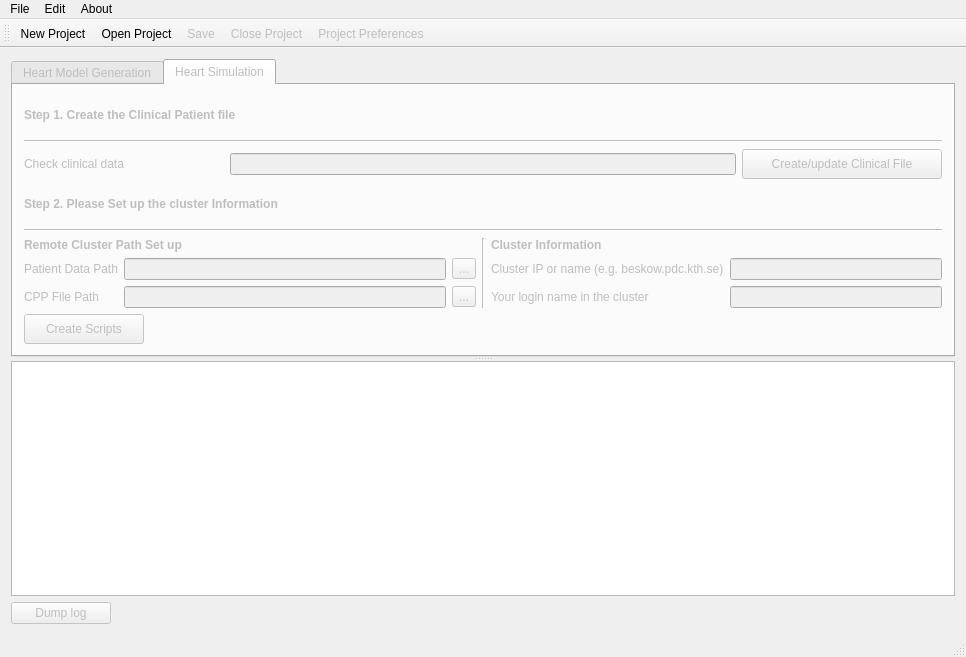
<?xml version="1.0" encoding="UTF-8"?>
<ui version="4.0">
 <class>MainWindow</class>
 <widget class="QMainWindow" name="MainWindow">
  <property name="geometry">
   <rect>
    <x>0</x>
    <y>0</y>
    <width>966</width>
    <height>657</height>
   </rect>
  </property>
  <property name="windowTitle">
   <string>Heart FEniCS simulation pipeline</string>
  </property>
  <widget class="QWidget" name="centralWidget">
   <layout class="QVBoxLayout" name="verticalLayout_3">
    <item>
     <widget class="QSplitter" name="splitter">
      <property name="orientation">
       <enum>Qt::Vertical</enum>
      </property>
      <widget class="QTabWidget" name="mainTabWidget">
       <property name="enabled">
        <bool>false</bool>
       </property>
       <property name="currentIndex">
        <number>1</number>
       </property>
       <widget class="QWidget" name="modelGenerationTab">
        <attribute name="title">
         <string>Heart Model Generation</string>
        </attribute>
        <layout class="QVBoxLayout" name="verticalLayout">
         <item>
          <layout class="QHBoxLayout" name="horizontalLayout">
           <item>
            <widget class="QLabel" name="label">
             <property name="enabled">
              <bool>false</bool>
             </property>
             <property name="minimumSize">
              <size>
               <width>200</width>
               <height>0</height>
              </size>
             </property>
             <property name="maximumSize">
              <size>
               <width>200</width>
               <height>16777215</height>
              </size>
             </property>
             <property name="text">
              <string>Heart Images Path - Voldicom file path</string>
             </property>
            </widget>
           </item>
           <item>
            <widget class="QLineEdit" name="heartImPath">
             <property name="enabled">
              <bool>false</bool>
             </property>
            </widget>
           </item>
           <item>
            <widget class="QToolButton" name="heartImPathToolButton">
             <property name="enabled">
              <bool>false</bool>
             </property>
             <property name="text">
              <string>...</string>
             </property>
            </widget>
           </item>
          </layout>
         </item>
         <item>
          <layout class="QHBoxLayout" name="horizontalLayout_2">
           <item>
            <widget class="QLabel" name="label_2">
             <property name="enabled">
              <bool>false</bool>
             </property>
             <property name="minimumSize">
              <size>
               <width>200</width>
               <height>0</height>
              </size>
             </property>
             <property name="maximumSize">
              <size>
               <width>200</width>
               <height>16777215</height>
              </size>
             </property>
             <property name="text">
              <string>Heart Model Output</string>
             </property>
            </widget>
           </item>
           <item>
            <widget class="QLineEdit" name="heartModelOut">
             <property name="enabled">
              <bool>false</bool>
             </property>
            </widget>
           </item>
           <item>
            <widget class="QToolButton" name="theartModelOutTolButton">
             <property name="enabled">
              <bool>false</bool>
             </property>
             <property name="text">
              <string>...</string>
             </property>
            </widget>
           </item>
          </layout>
         </item>
         <item>
          <widget class="Line" name="line">
           <property name="orientation">
            <enum>Qt::Horizontal</enum>
           </property>
          </widget>
         </item>
         <item>
          <layout class="QHBoxLayout" name="horizontalLayout_3">
           <item>
            <widget class="QLabel" name="label_3">
             <property name="enabled">
              <bool>false</bool>
             </property>
             <property name="minimumSize">
              <size>
               <width>200</width>
               <height>0</height>
              </size>
             </property>
             <property name="maximumSize">
              <size>
               <width>200</width>
               <height>16777215</height>
              </size>
             </property>
             <property name="text">
              <string>File input name prefix</string>
             </property>
            </widget>
           </item>
           <item>
            <widget class="QLineEdit" name="fileInputNamePrefix">
             <property name="enabled">
              <bool>false</bool>
             </property>
            </widget>
           </item>
           <item>
            <widget class="QToolButton" name="fileInputNamePrefixToolButton">
             <property name="enabled">
              <bool>false</bool>
             </property>
             <property name="text">
              <string>...</string>
             </property>
            </widget>
           </item>
          </layout>
         </item>
         <item>
          <layout class="QHBoxLayout" name="horizontalLayout_4">
           <item>
            <widget class="QLabel" name="label_4">
             <property name="enabled">
              <bool>false</bool>
             </property>
             <property name="minimumSize">
              <size>
               <width>200</width>
               <height>0</height>
              </size>
             </property>
             <property name="maximumSize">
              <size>
               <width>200</width>
               <height>16777215</height>
              </size>
             </property>
             <property name="text">
              <string>File output name prefix</string>
             </property>
            </widget>
           </item>
           <item>
            <widget class="QLineEdit" name="fileOtuNamePrefix">
             <property name="enabled">
              <bool>false</bool>
             </property>
            </widget>
           </item>
           <item>
            <widget class="QToolButton" name="fileOtuNamePrefixToolButton">
             <property name="enabled">
              <bool>false</bool>
             </property>
             <property name="text">
              <string>...</string>
             </property>
            </widget>
           </item>
          </layout>
         </item>
         <item>
          <layout class="QHBoxLayout" name="horizontalLayout_8">
           <item>
            <widget class="QPushButton" name="runButton">
             <property name="enabled">
              <bool>false</bool>
             </property>
             <property name="maximumSize">
              <size>
               <width>100</width>
               <height>30</height>
              </size>
             </property>
             <property name="text">
              <string>Run</string>
             </property>
            </widget>
           </item>
           <item>
            <widget class="QPushButton" name="summaryButton">
             <property name="enabled">
              <bool>false</bool>
             </property>
             <property name="maximumSize">
              <size>
               <width>100</width>
               <height>30</height>
              </size>
             </property>
             <property name="text">
              <string>Summary</string>
             </property>
            </widget>
           </item>
          </layout>
         </item>
        </layout>
       </widget>
       <widget class="QWidget" name="simulationTab">
        <attribute name="title">
         <string>Heart Simulation</string>
        </attribute>
        <layout class="QVBoxLayout" name="verticalLayout_5">
         <item>
          <widget class="QLabel" name="label_8">
           <property name="font">
            <font>
             <weight>75</weight>
             <bold>true</bold>
            </font>
           </property>
           <property name="text">
            <string>Step 1. Create the Clinical Patient file</string>
           </property>
          </widget>
         </item>
         <item>
          <widget class="Line" name="line_2">
           <property name="orientation">
            <enum>Qt::Horizontal</enum>
           </property>
          </widget>
         </item>
         <item>
          <layout class="QHBoxLayout" name="horizontalLayout_5">
           <item>
            <widget class="QLabel" name="label_5">
             <property name="minimumSize">
              <size>
               <width>200</width>
               <height>30</height>
              </size>
             </property>
             <property name="maximumSize">
              <size>
               <width>200</width>
               <height>30</height>
              </size>
             </property>
             <property name="text">
              <string>Check clinical data </string>
             </property>
             <property name="alignment">
              <set>Qt::AlignLeading|Qt::AlignLeft|Qt::AlignVCenter</set>
             </property>
            </widget>
           </item>
           <item>
            <widget class="QLineEdit" name="patientFilePathLineEdit">
             <property name="enabled">
              <bool>false</bool>
             </property>
             <property name="readOnly">
              <bool>true</bool>
             </property>
            </widget>
           </item>
           <item>
            <widget class="QPushButton" name="editFileButton">
             <property name="minimumSize">
              <size>
               <width>200</width>
               <height>30</height>
              </size>
             </property>
             <property name="maximumSize">
              <size>
               <width>200</width>
               <height>30</height>
              </size>
             </property>
             <property name="text">
              <string>Create/update Clinical File</string>
             </property>
            </widget>
           </item>
          </layout>
         </item>
         <item>
          <widget class="QLabel" name="label_9">
           <property name="font">
            <font>
             <weight>75</weight>
             <bold>true</bold>
            </font>
           </property>
           <property name="text">
            <string>Step 2. Please Set up the cluster Information </string>
           </property>
          </widget>
         </item>
         <item>
          <widget class="Line" name="line_3">
           <property name="orientation">
            <enum>Qt::Horizontal</enum>
           </property>
          </widget>
         </item>
         <item>
          <layout class="QHBoxLayout" name="horizontalLayout_6">
           <item>
            <layout class="QVBoxLayout" name="verticalLayout_4">
             <item>
              <widget class="QLabel" name="label_10">
               <property name="font">
                <font>
                 <weight>75</weight>
                 <bold>true</bold>
                </font>
               </property>
               <property name="text">
                <string>Remote Cluster Path Set up </string>
               </property>
              </widget>
             </item>
             <item>
              <layout class="QGridLayout" name="gridLayout">
               <item row="0" column="0">
                <widget class="QLabel" name="label_6">
                 <property name="maximumSize">
                  <size>
                   <width>200</width>
                   <height>30</height>
                  </size>
                 </property>
                 <property name="text">
                  <string>Patient Data Path</string>
                 </property>
                </widget>
               </item>
               <item row="0" column="1">
                <widget class="QLineEdit" name="remotePatientDataPath">
                 <property name="readOnly">
                  <bool>false</bool>
                 </property>
                </widget>
               </item>
               <item row="0" column="2">
                <widget class="QToolButton" name="remotePatientDatatoolButton">
                 <property name="enabled">
                  <bool>false</bool>
                 </property>
                 <property name="text">
                  <string>...</string>
                 </property>
                </widget>
               </item>
               <item row="1" column="0">
                <widget class="QLabel" name="label_7">
                 <property name="maximumSize">
                  <size>
                   <width>200</width>
                   <height>30</height>
                  </size>
                 </property>
                 <property name="text">
                  <string>CPP File Path</string>
                 </property>
                </widget>
               </item>
               <item row="1" column="1">
                <widget class="QLineEdit" name="remoteCPPFilePath">
                 <property name="readOnly">
                  <bool>false</bool>
                 </property>
                </widget>
               </item>
               <item row="1" column="2">
                <widget class="QToolButton" name="remoteCPPFiletoolButton">
                 <property name="enabled">
                  <bool>false</bool>
                 </property>
                 <property name="text">
                  <string>...</string>
                 </property>
                </widget>
               </item>
              </layout>
             </item>
            </layout>
           </item>
           <item>
            <widget class="Line" name="line_4">
             <property name="orientation">
              <enum>Qt::Vertical</enum>
             </property>
            </widget>
           </item>
           <item>
            <layout class="QVBoxLayout" name="verticalLayout_2">
             <item>
              <widget class="QLabel" name="label_13">
               <property name="font">
                <font>
                 <weight>75</weight>
                 <bold>true</bold>
                </font>
               </property>
               <property name="text">
                <string>Cluster Information</string>
               </property>
              </widget>
             </item>
             <item>
              <layout class="QGridLayout" name="gridLayout_2">
               <item row="0" column="0">
                <widget class="QLabel" name="label_11">
                 <property name="text">
                  <string>Cluster IP or name (e.g. beskow.pdc.kth.se)</string>
                 </property>
                </widget>
               </item>
               <item row="0" column="1">
                <widget class="QLineEdit" name="clusterIPlineEdit"/>
               </item>
               <item row="1" column="0">
                <widget class="QLabel" name="label_12">
                 <property name="text">
                  <string>Your login name in the cluster</string>
                 </property>
                </widget>
               </item>
               <item row="1" column="1">
                <widget class="QLineEdit" name="loginClusterlineEdit"/>
               </item>
              </layout>
             </item>
            </layout>
           </item>
          </layout>
         </item>
         <item>
          <widget class="QPushButton" name="createScriptsButton">
           <property name="maximumSize">
            <size>
             <width>120</width>
             <height>30</height>
            </size>
           </property>
           <property name="text">
            <string>Create Scripts</string>
           </property>
          </widget>
         </item>
        </layout>
       </widget>
      </widget>
      <widget class="QTextEdit" name="consoleTextEdit">
       <property name="enabled">
        <bool>true</bool>
       </property>
      </widget>
     </widget>
    </item>
    <item>
     <widget class="QPushButton" name="dumLogButton">
      <property name="enabled">
       <bool>false</bool>
      </property>
      <property name="maximumSize">
       <size>
        <width>100</width>
        <height>100</height>
       </size>
      </property>
      <property name="text">
       <string>Dump log</string>
      </property>
     </widget>
    </item>
   </layout>
  </widget>
  <widget class="QMenuBar" name="menuBar">
   <property name="geometry">
    <rect>
     <x>0</x>
     <y>0</y>
     <width>966</width>
     <height>29</height>
    </rect>
   </property>
   <widget class="QMenu" name="menuFile">
    <property name="title">
     <string>File</string>
    </property>
    <addaction name="actionNew_Project"/>
    <addaction name="actionOpen_Project"/>
    <addaction name="actionRecent_Projects"/>
    <addaction name="separator"/>
    <addaction name="actionSave"/>
    <addaction name="actionSave_As"/>
    <addaction name="separator"/>
    <addaction name="actionClose_Project"/>
    <addaction name="separator"/>
    <addaction name="actionExit"/>
   </widget>
   <widget class="QMenu" name="menuEdit">
    <property name="title">
     <string>Edit</string>
    </property>
    <addaction name="actionPreferences"/>
    <addaction name="separator"/>
    <addaction name="actionProject_Preferences"/>
   </widget>
   <widget class="QMenu" name="menuAbout">
    <property name="title">
     <string>About</string>
    </property>
    <addaction name="actionAbout_HeartFEniCs_GUI"/>
   </widget>
   <addaction name="menuFile"/>
   <addaction name="menuEdit"/>
   <addaction name="menuAbout"/>
  </widget>
  <widget class="QToolBar" name="mainToolBar">
   <property name="enabled">
    <bool>true</bool>
   </property>
   <attribute name="toolBarArea">
    <enum>TopToolBarArea</enum>
   </attribute>
   <attribute name="toolBarBreak">
    <bool>false</bool>
   </attribute>
   <addaction name="actionNew_Project"/>
   <addaction name="actionOpen_Project"/>
   <addaction name="actionSave"/>
   <addaction name="actionClose_Project"/>
   <addaction name="actionProject_Preferences"/>
  </widget>
  <widget class="QStatusBar" name="statusBar"/>
  <action name="actionNew_Project">
   <property name="icon">
    <iconset resource="resourcesUI.qrc">
     <normaloff>:/menu/icons/images/page_white.png</normaloff>:/menu/icons/images/page_white.png</iconset>
   </property>
   <property name="text">
    <string>New Project</string>
   </property>
   <property name="shortcut">
    <string>Ctrl+N</string>
   </property>
  </action>
  <action name="actionOpen_Project">
   <property name="icon">
    <iconset resource="resourcesUI.qrc">
     <normaloff>:/menu/icons/images/folder.png</normaloff>:/menu/icons/images/folder.png</iconset>
   </property>
   <property name="text">
    <string>Open Project</string>
   </property>
   <property name="shortcut">
    <string>Ctrl+O</string>
   </property>
  </action>
  <action name="actionRecent_Projects">
   <property name="text">
    <string>Recent Projects</string>
   </property>
  </action>
  <action name="actionSave">
   <property name="enabled">
    <bool>false</bool>
   </property>
   <property name="icon">
    <iconset resource="resourcesUI.qrc">
     <normaloff>:/menu/icons/images/disk.png</normaloff>:/menu/icons/images/disk.png</iconset>
   </property>
   <property name="text">
    <string>Save</string>
   </property>
   <property name="shortcut">
    <string>Ctrl+S</string>
   </property>
  </action>
  <action name="actionSave_As">
   <property name="enabled">
    <bool>false</bool>
   </property>
   <property name="icon">
    <iconset resource="resourcesUI.qrc">
     <normaloff>:/menu/icons/images/save_as.png</normaloff>:/menu/icons/images/save_as.png</iconset>
   </property>
   <property name="text">
    <string>Save As</string>
   </property>
   <property name="shortcut">
    <string>Ctrl+Shift+S</string>
   </property>
  </action>
  <action name="actionClose">
   <property name="text">
    <string>Close</string>
   </property>
  </action>
  <action name="actionClose_Project">
   <property name="enabled">
    <bool>false</bool>
   </property>
   <property name="icon">
    <iconset resource="resourcesUI.qrc">
     <normaloff>:/menu/icons/images/cross.png</normaloff>:/menu/icons/images/cross.png</iconset>
   </property>
   <property name="text">
    <string>Close Project</string>
   </property>
   <property name="shortcut">
    <string>Ctrl+C</string>
   </property>
  </action>
  <action name="actionExit">
   <property name="icon">
    <iconset resource="resourcesUI.qrc">
     <normaloff>:/menu/icons/images/door_out.png</normaloff>:/menu/icons/images/door_out.png</iconset>
   </property>
   <property name="text">
    <string>Exit</string>
   </property>
   <property name="shortcut">
    <string>Ctrl+X</string>
   </property>
  </action>
  <action name="actionPreferences">
   <property name="icon">
    <iconset resource="resourcesUI.qrc">
     <normaloff>:/menu/icons/images/setting_tools.png</normaloff>:/menu/icons/images/setting_tools.png</iconset>
   </property>
   <property name="text">
    <string>Preferences</string>
   </property>
  </action>
  <action name="actionProject_Preferences">
   <property name="enabled">
    <bool>false</bool>
   </property>
   <property name="icon">
    <iconset resource="resourcesUI.qrc">
     <normaloff>:/menu/icons/images/interface_preferences2.png</normaloff>:/menu/icons/images/interface_preferences2.png</iconset>
   </property>
   <property name="text">
    <string>Project Preferences</string>
   </property>
  </action>
  <action name="actionCluster_Preferences">
   <property name="text">
    <string>Cluster Preferences</string>
   </property>
  </action>
  <action name="actionAbout_HeartFEniCs_GUI">
   <property name="text">
    <string>About HeartFEniCs GUI</string>
   </property>
  </action>
 </widget>
 <layoutdefault spacing="6" margin="11"/>
 <resources>
  <include location="resourcesUI.qrc"/>
 </resources>
 <connections/>
</ui>
